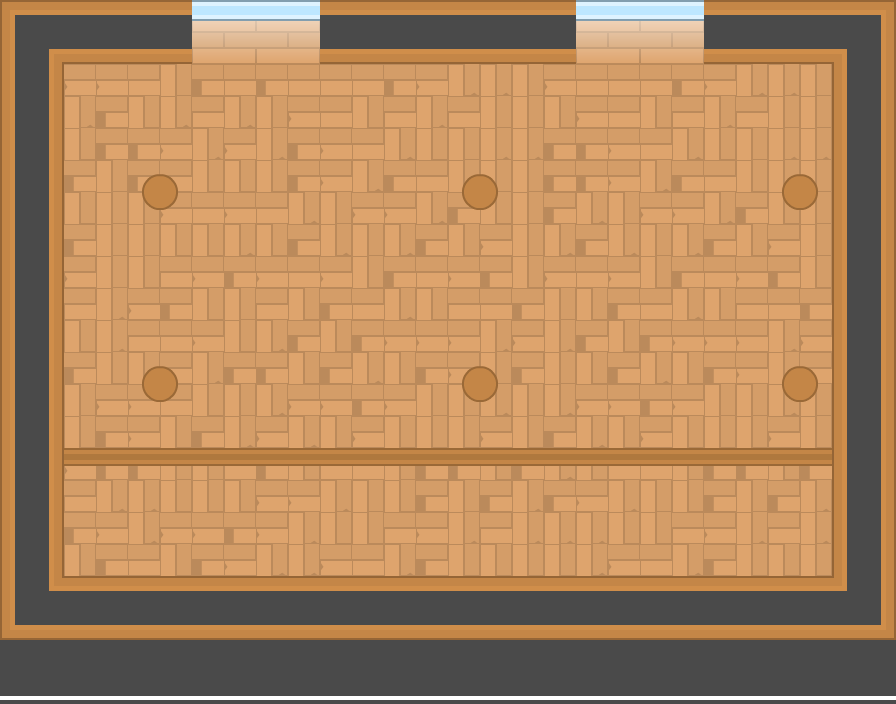

A 2D game scene composited from a Tiled map and its tileset images. What follows is a short description and the map's XML, with every tile layer's data as written:
An orthogonal 28x22 tile map with 32x32 px tiles, 3 tile layers (bot, mid, top) and 4 objects.

<map version="1.2" tiledversion="1.3.3" orientation="orthogonal" renderorder="right-down" width="28" height="22" tilewidth="32" tileheight="32" infinite="0" nextlayerid="16" nextobjectid="1">
 <editorsettings>
  <export target="map1.json" format="json" />
 </editorsettings>
 <tileset firstgid="1" name="tilesheet_complete" tilewidth="64" tileheight="64" tilecount="540" columns="27">
  <image source="tilesheet_complete.png" width="1728" height="1280" />
  <tile id="117">
   <properties>
    <property name="collides" type="bool" value="true" />
   </properties>
  </tile>
  <tile id="118">
   <properties>
    <property name="collides" type="bool" value="true" />
   </properties>
  </tile>
  <tile id="119">
   <properties>
    <property name="collides" type="bool" value="true" />
   </properties>
   <objectgroup draworder="index">
    <object id="1" x="0" y="0" width="64" />
    <object id="2" x="0" y="64" width="64" />
   </objectgroup>
  </tile>
  <tile id="120">
   <properties>
    <property name="collides" type="bool" value="true" />
   </properties>
  </tile>
  <tile id="121">
   <properties>
    <property name="collides" type="bool" value="true" />
   </properties>
  </tile>
  <tile id="122">
   <properties>
    <property name="collides" type="bool" value="true" />
   </properties>
  </tile>
  <tile id="123">
   <properties>
    <property name="collides" type="bool" value="true" />
   </properties>
  </tile>
  <tile id="124">
   <properties>
    <property name="collides" type="bool" value="true" />
   </properties>
  </tile>
  <tile id="125">
   <properties>
    <property name="collides" type="bool" value="true" />
   </properties>
  </tile>
  <tile id="144">
   <properties>
    <property name="collides" type="bool" value="true" />
   </properties>
  </tile>
  <tile id="145">
   <properties>
    <property name="collides" type="bool" value="true" />
   </properties>
  </tile>
  <tile id="146">
   <properties>
    <property name="collides" type="bool" value="true" />
   </properties>
   <objectgroup draworder="index">
    <object id="1" x="0" y="0" height="64" />
    <object id="2" x="64" y="0" height="64" />
   </objectgroup>
  </tile>
  <tile id="147">
   <properties>
    <property name="collides" type="bool" value="true" />
   </properties>
  </tile>
  <tile id="148">
   <properties>
    <property name="collides" type="bool" value="true" />
   </properties>
  </tile>
  <tile id="149">
   <properties>
    <property name="collides" type="bool" value="true" />
   </properties>
  </tile>
  <tile id="150">
   <properties>
    <property name="collides" type="bool" value="true" />
   </properties>
  </tile>
  <tile id="151">
   <properties>
    <property name="collides" type="bool" value="true" />
   </properties>
  </tile>
  <tile id="152">
   <properties>
    <property name="collides" type="bool" value="true" />
   </properties>
  </tile>
  <tile id="171">
   <properties>
    <property name="collides" type="bool" value="true" />
   </properties>
  </tile>
  <tile id="172">
   <properties>
    <property name="collides" type="bool" value="true" />
   </properties>
  </tile>
  <tile id="173">
   <properties>
    <property name="collides" type="bool" value="true" />
   </properties>
  </tile>
  <tile id="174">
   <properties>
    <property name="collides" type="bool" value="true" />
   </properties>
  </tile>
  <tile id="175">
   <properties>
    <property name="collides" type="bool" value="true" />
   </properties>
  </tile>
  <tile id="176">
   <properties>
    <property name="collides" type="bool" value="true" />
   </properties>
  </tile>
  <tile id="177">
   <properties>
    <property name="collides" type="bool" value="true" />
   </properties>
  </tile>
  <tile id="178">
   <properties>
    <property name="collides" type="bool" value="true" />
   </properties>
  </tile>
  <tile id="179">
   <properties>
    <property name="collides" type="bool" value="true" />
   </properties>
  </tile>
  <tile id="198">
   <properties>
    <property name="collides" type="bool" value="true" />
   </properties>
  </tile>
  <tile id="199">
   <properties>
    <property name="collides" type="bool" value="true" />
   </properties>
  </tile>
  <tile id="200">
   <properties>
    <property name="collides" type="bool" value="true" />
   </properties>
  </tile>
  <tile id="201">
   <properties>
    <property name="collides" type="bool" value="true" />
   </properties>
  </tile>
  <tile id="202">
   <properties>
    <property name="collides" type="bool" value="true" />
   </properties>
  </tile>
  <tile id="203">
   <properties>
    <property name="collides" type="bool" value="true" />
   </properties>
  </tile>
  <tile id="204">
   <properties>
    <property name="collides" type="bool" value="true" />
   </properties>
  </tile>
  <tile id="205">
   <properties>
    <property name="collides" type="bool" value="true" />
   </properties>
  </tile>
  <tile id="206">
   <properties>
    <property name="collides" type="bool" value="true" />
   </properties>
  </tile>
  <tile id="225">
   <properties>
    <property name="collides" type="bool" value="true" />
   </properties>
  </tile>
  <tile id="226">
   <properties>
    <property name="collides" type="bool" value="true" />
   </properties>
  </tile>
  <tile id="227">
   <properties>
    <property name="collides" type="bool" value="true" />
   </properties>
  </tile>
  <tile id="228">
   <properties>
    <property name="collides" type="bool" value="true" />
   </properties>
  </tile>
  <tile id="229">
   <properties>
    <property name="collides" type="bool" value="true" />
   </properties>
  </tile>
  <tile id="230">
   <properties>
    <property name="collides" type="bool" value="true" />
   </properties>
  </tile>
  <tile id="231">
   <properties>
    <property name="collides" type="bool" value="true" />
   </properties>
  </tile>
  <tile id="232">
   <properties>
    <property name="collides" type="bool" value="true" />
   </properties>
  </tile>
  <tile id="233">
   <properties>
    <property name="collides" type="bool" value="true" />
   </properties>
  </tile>
  <tile id="252">
   <properties>
    <property name="collides" type="bool" value="true" />
   </properties>
  </tile>
  <tile id="253">
   <properties>
    <property name="collides" type="bool" value="true" />
   </properties>
  </tile>
  <tile id="254">
   <properties>
    <property name="collides" type="bool" value="true" />
   </properties>
  </tile>
  <tile id="255">
   <properties>
    <property name="collides" type="bool" value="true" />
   </properties>
  </tile>
  <tile id="256">
   <properties>
    <property name="collides" type="bool" value="true" />
   </properties>
  </tile>
  <tile id="257">
   <properties>
    <property name="collides" type="bool" value="true" />
   </properties>
  </tile>
  <tile id="258">
   <properties>
    <property name="collides" type="bool" value="true" />
   </properties>
  </tile>
  <tile id="259">
   <properties>
    <property name="collides" type="bool" value="true" />
   </properties>
  </tile>
  <tile id="260">
   <properties>
    <property name="collides" type="bool" value="true" />
   </properties>
  </tile>
  <tile id="432">
   <properties>
    <property name="collides" type="bool" value="true" />
   </properties>
  </tile>
  <tile id="433">
   <properties>
    <property name="collides" type="bool" value="true" />
   </properties>
  </tile>
  <tile id="434">
   <properties>
    <property name="collides" type="bool" value="true" />
   </properties>
  </tile>
  <tile id="435">
   <properties>
    <property name="collides" type="bool" value="true" />
   </properties>
  </tile>
  <tile id="436">
   <properties>
    <property name="collides" type="bool" value="true" />
   </properties>
  </tile>
  <tile id="437">
   <properties>
    <property name="collides" type="bool" value="true" />
   </properties>
  </tile>
  <tile id="438">
   <properties>
    <property name="collides" type="bool" value="true" />
   </properties>
  </tile>
  <tile id="439">
   <properties>
    <property name="collides" type="bool" value="true" />
   </properties>
  </tile>
  <tile id="440">
   <properties>
    <property name="collides" type="bool" value="true" />
   </properties>
  </tile>
  <tile id="441">
   <properties>
    <property name="collides" type="bool" value="true" />
   </properties>
  </tile>
  <tile id="442">
   <properties>
    <property name="collides" type="bool" value="true" />
   </properties>
  </tile>
  <tile id="443">
   <properties>
    <property name="collides" type="bool" value="true" />
   </properties>
  </tile>
  <tile id="444">
   <properties>
    <property name="collides" type="bool" value="true" />
   </properties>
  </tile>
  <tile id="445">
   <properties>
    <property name="collides" type="bool" value="true" />
   </properties>
  </tile>
  <tile id="451">
   <properties>
    <property name="collides" type="bool" value="true" />
   </properties>
  </tile>
  <tile id="459">
   <properties>
    <property name="collides" type="bool" value="true" />
   </properties>
  </tile>
  <tile id="460">
   <properties>
    <property name="collides" type="bool" value="true" />
   </properties>
  </tile>
  <tile id="461">
   <properties>
    <property name="collides" type="bool" value="true" />
   </properties>
  </tile>
  <tile id="462">
   <properties>
    <property name="collides" type="bool" value="true" />
   </properties>
  </tile>
  <tile id="463">
   <properties>
    <property name="collides" type="bool" value="true" />
   </properties>
  </tile>
  <tile id="464">
   <properties>
    <property name="collides" type="bool" value="true" />
   </properties>
  </tile>
  <tile id="465">
   <properties>
    <property name="collides" type="bool" value="true" />
   </properties>
  </tile>
  <tile id="466">
   <properties>
    <property name="collides" type="bool" value="true" />
   </properties>
  </tile>
  <tile id="467">
   <properties>
    <property name="collides" type="bool" value="true" />
   </properties>
  </tile>
  <tile id="468">
   <properties>
    <property name="collides" type="bool" value="true" />
   </properties>
  </tile>
  <tile id="469">
   <properties>
    <property name="collides" type="bool" value="true" />
   </properties>
  </tile>
  <tile id="470">
   <properties>
    <property name="collides" type="bool" value="true" />
   </properties>
  </tile>
  <tile id="471">
   <properties>
    <property name="collides" type="bool" value="true" />
   </properties>
  </tile>
  <tile id="472">
   <properties>
    <property name="collides" type="bool" value="true" />
   </properties>
  </tile>
  <tile id="478">
   <properties>
    <property name="collides" type="bool" value="true" />
   </properties>
  </tile>
  <tile id="486">
   <properties>
    <property name="collides" type="bool" value="true" />
   </properties>
  </tile>
  <tile id="487">
   <properties>
    <property name="collides" type="bool" value="true" />
   </properties>
  </tile>
  <tile id="488">
   <properties>
    <property name="collides" type="bool" value="true" />
   </properties>
  </tile>
  <tile id="489">
   <properties>
    <property name="collides" type="bool" value="true" />
   </properties>
  </tile>
  <tile id="490">
   <properties>
    <property name="collides" type="bool" value="true" />
   </properties>
  </tile>
  <tile id="491">
   <properties>
    <property name="collides" type="bool" value="true" />
   </properties>
  </tile>
  <tile id="505">
   <properties>
    <property name="collides" type="bool" value="true" />
   </properties>
  </tile>
  <tile id="513">
   <properties>
    <property name="collides" type="bool" value="true" />
   </properties>
  </tile>
  <tile id="514">
   <properties>
    <property name="collides" type="bool" value="true" />
   </properties>
  </tile>
  <tile id="515">
   <properties>
    <property name="collides" type="bool" value="true" />
   </properties>
  </tile>
  <tile id="516">
   <properties>
    <property name="collides" type="bool" value="true" />
   </properties>
  </tile>
  <tile id="517">
   <properties>
    <property name="collides" type="bool" value="true" />
   </properties>
  </tile>
  <tile id="518">
   <properties>
    <property name="collides" type="bool" value="true" />
   </properties>
  </tile>
 </tileset>
 <layer id="13" name="bot" width="28" height="22">
  <data encoding="csv">
0,0,0,0,0,0,0,0,0,0,0,0,0,0,0,0,0,0,0,0,0,0,0,0,0,0,0,0,
0,0,0,0,0,0,96,0,96,0,0,0,0,0,0,0,0,0,96,0,96,0,0,0,0,0,0,0,
0,0,0,0,0,0,0,0,0,0,0,0,0,0,0,0,0,0,0,0,0,0,0,0,0,0,0,0,
98,96,100,100,96,97,98,96,98,96,96,96,98,100,101,101,97,100,96,96,96,98,100,101,101,97,0,0,
100,96,101,98,97,101,96,101,97,100,96,99,96,101,96,97,99,97,100,96,99,96,101,96,97,99,0,0,
97,101,99,98,98,100,101,100,101,98,100,96,101,99,99,101,101,98,98,100,96,101,99,99,101,101,0,0,
97,96,98,97,98,98,99,99,99,98,100,101,98,96,97,99,99,98,98,100,101,98,96,97,99,99,0,0,
101,101,99,97,97,100,96,100,96,101,97,100,100,101,98,99,97,98,101,97,100,100,101,98,99,97,0,0,
96,99,98,97,97,97,97,101,99,98,101,97,101,98,97,100,99,101,98,101,97,101,98,97,100,99,0,0,
98,100,100,99,97,96,100,98,100,96,100,97,98,96,100,98,99,100,96,100,97,98,96,100,98,99,0,0,
98,97,96,101,100,98,97,99,96,99,98,96,101,97,96,96,98,99,99,98,96,101,97,96,96,98,0,0,
98,96,97,101,96,96,100,99,101,98,97,98,100,100,100,101,100,101,98,97,98,100,100,100,101,100,0,0,
96,97,98,97,101,100,101,98,98,97,98,101,97,98,100,99,98,99,97,98,101,97,98,100,99,98,0,0,
98,97,97,100,100,96,97,97,101,100,100,98,100,97,97,101,97,101,100,100,98,100,97,97,101,97,0,0,
98,99,97,98,100,97,98,101,100,101,99,100,97,97,99,100,99,98,101,99,100,97,97,99,100,99,0,0,
100,101,100,98,98,97,97,96,98,97,96,96,99,98,98,99,98,101,97,96,96,99,98,98,99,98,0,0,
96,98,96,101,101,99,99,97,100,100,101,99,97,98,99,98,101,98,100,101,99,97,98,99,98,101,0,0,
99,101,98,100,101,100,100,98,100,101,97,97,96,100,101,96,101,101,101,97,97,96,100,101,96,101,0,0,
96,98,99,98,96,99,98,100,101,101,100,96,101,98,97,97,99,97,101,100,96,101,98,97,97,99,0,0,
99,96,99,101,96,99,97,100,99,99,98,98,97,99,100,98,98,97,99,98,98,97,99,100,98,98,0,0,
0,0,0,0,0,0,0,0,0,0,0,0,0,0,0,0,0,0,0,0,0,0,0,0,0,0,0,0,
0,0,0,0,0,0,0,0,0,0,0,0,0,0,0,0,0,0,0,0,0,0,0,0,0,0,0,0
</data>
 </layer>
 <layer id="14" name="mid" width="28" height="22">
  <data encoding="csv">
0,0,0,0,0,0,0,0,0,0,0,0,0,0,0,0,0,0,0,0,0,0,0,0,0,0,0,0,
0,0,0,0,0,0,0,0,0,0,0,0,0,0,0,0,0,0,0,0,0,0,0,0,0,0,0,0,
0,0,0,0,0,0,0,0,0,0,0,0,0,0,0,0,0,0,0,0,0,0,0,0,0,0,0,0,
0,0,0,0,0,0,0,0,0,0,0,0,0,0,0,0,0,0,0,0,0,0,0,0,0,0,0,0,
0,0,0,0,0,0,0,0,0,0,0,0,0,0,0,0,0,0,0,0,0,0,0,0,0,0,0,0,
0,0,0,0,0,0,0,0,0,0,0,0,0,0,0,0,0,0,0,0,0,0,0,0,0,0,0,0,
0,0,0,0,0,0,0,0,0,0,0,0,0,0,0,0,0,0,0,0,0,0,0,0,0,0,0,0,
0,0,0,0,0,0,0,0,0,0,0,0,0,0,0,0,0,0,0,0,0,0,0,0,0,0,0,0,
0,0,0,0,0,0,0,0,0,0,0,0,0,0,0,0,0,0,0,0,0,0,0,0,0,0,0,0,
0,0,0,0,0,0,0,0,0,0,0,0,0,0,0,0,0,0,0,0,0,0,0,0,0,0,0,0,
0,0,0,0,0,0,0,0,0,0,0,0,0,0,0,0,0,0,0,0,0,0,0,0,0,0,0,0,
0,0,0,0,0,0,0,0,0,0,0,0,0,0,0,0,0,0,0,0,0,0,0,0,0,0,0,0,
0,0,0,0,0,0,0,0,0,0,0,0,0,0,0,0,0,0,0,0,0,0,0,0,0,0,0,0,
0,0,0,0,0,0,0,0,0,0,0,0,0,0,0,0,0,0,0,0,0,0,0,0,0,0,0,0,
0,0,0,0,0,0,0,0,0,0,0,0,0,0,0,0,0,0,0,0,0,0,0,0,0,0,0,0,
0,0,0,0,0,0,0,0,0,0,0,0,0,0,0,0,0,0,0,0,0,0,0,0,0,0,0,0,
0,0,0,0,0,0,0,0,0,0,0,0,0,0,0,0,0,0,0,0,0,0,0,0,0,0,0,0,
0,0,0,0,0,0,0,0,0,0,0,0,0,0,0,0,0,0,0,0,0,0,0,0,0,0,0,0,
0,0,0,0,0,0,0,0,0,0,0,0,0,0,0,0,0,0,0,0,0,0,0,0,0,0,0,0,
0,0,0,0,0,0,0,0,0,0,0,0,0,0,0,0,0,0,0,0,0,0,0,0,0,0,0,0,
0,0,0,0,0,0,0,0,0,0,0,0,0,0,0,0,0,0,0,0,0,0,0,0,0,0,0,0,
0,0,0,0,0,0,0,0,0,0,0,0,0,0,0,0,0,0,0,0,0,0,0,0,0,0,0,0
</data>
 </layer>
 <layer id="15" name="top" width="28" height="22">
  <properties>
   <property name="collides" type="bool" value="true" />
  </properties>
  <data encoding="csv">
0,0,0,0,0,0,0,0,0,0,0,0,0,0,0,0,0,0,0,0,0,0,0,0,0,0,0,0,
118,0,120,0,120,0,464,0,464,0,120,0,120,0,120,0,120,0,464,0,464,0,120,0,120,0,119,0,
0,0,0,0,0,0,0,0,0,0,0,0,0,0,0,0,0,0,0,0,0,0,0,0,0,0,0,0,
147,0,0,0,0,0,0,0,0,0,0,0,0,0,0,0,0,0,0,0,0,0,0,0,0,0,147,0,
0,0,0,0,0,0,0,0,0,0,0,0,0,0,0,0,0,0,0,0,0,0,0,0,0,0,0,0,
147,0,0,0,0,0,0,0,0,0,0,0,0,0,0,0,0,0,0,0,0,0,0,0,0,0,147,0,
147,0,0,0,479,0,0,0,0,0,0,0,0,0,479,0,0,0,0,0,0,0,0,0,479,0,0,0,
0,0,0,0,0,0,0,0,0,0,0,0,0,0,0,0,0,0,0,0,0,0,0,0,0,0,147,0,
147,0,0,0,0,0,0,0,0,0,0,0,0,0,0,0,0,0,0,0,0,0,0,0,0,0,0,0,
0,0,0,0,0,0,0,0,0,0,0,0,0,0,0,0,0,0,0,0,0,0,0,0,0,0,147,0,
147,0,0,0,0,0,0,0,0,0,0,0,0,0,0,0,0,0,0,0,0,0,0,0,0,0,0,0,
0,0,0,0,0,0,0,0,0,0,0,0,0,0,0,0,0,0,0,0,0,0,0,0,0,0,147,0,
147,0,0,0,479,0,0,0,0,0,0,0,0,0,479,0,0,0,0,0,0,0,0,0,479,0,0,0,
0,0,0,0,0,0,0,0,0,0,0,0,0,0,0,0,0,0,0,0,0,0,0,0,0,0,147,0,
147,0,0,0,0,0,0,0,0,0,0,0,0,0,0,0,0,0,0,0,0,0,0,0,0,0,0,0,
0,0,470,0,470,0,470,0,470,0,470,0,470,0,470,0,470,0,470,0,470,0,470,0,470,0,147,0,
147,0,0,0,0,0,0,0,0,0,0,0,0,0,0,0,0,0,0,0,0,0,0,0,0,0,0,0,
147,0,0,0,0,0,0,0,0,0,0,0,0,0,0,0,0,0,0,0,0,0,0,0,0,0,147,0,
0,0,0,0,0,0,0,0,0,0,0,0,0,0,0,0,0,0,0,0,0,0,0,0,0,0,0,0,
145,0,3221225592,0,3221225592,0,3221225592,0,3221225592,0,3221225592,0,3221225592,0,3221225592,0,3221225592,0,3221225592,0,3221225592,0,3221225592,0,3221225592,0,146,0,
0,0,0,0,0,0,0,0,0,0,0,0,0,0,0,0,0,0,0,0,0,0,0,0,0,0,0,0,
64,0,64,0,64,0,64,0,64,0,64,0,64,0,64,0,64,0,64,0,64,0,64,0,64,0,64,0
</data>
 </layer>
</map>
